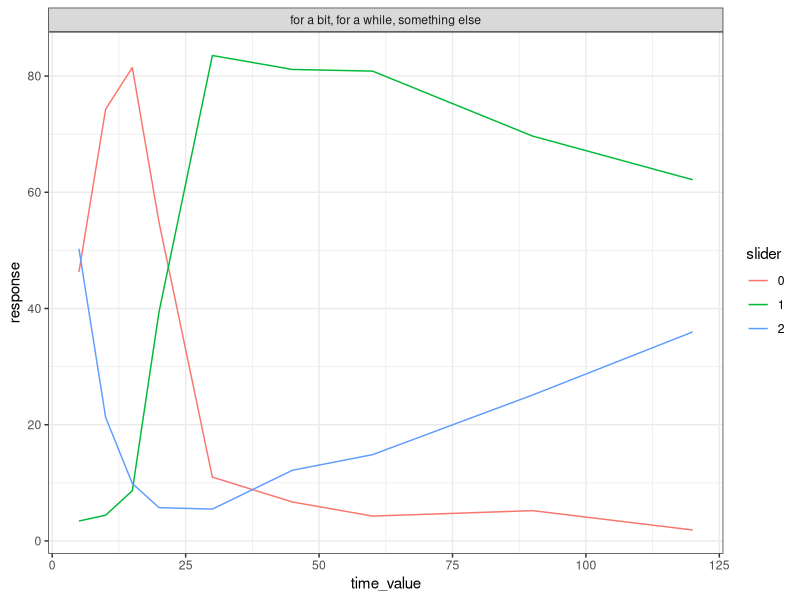
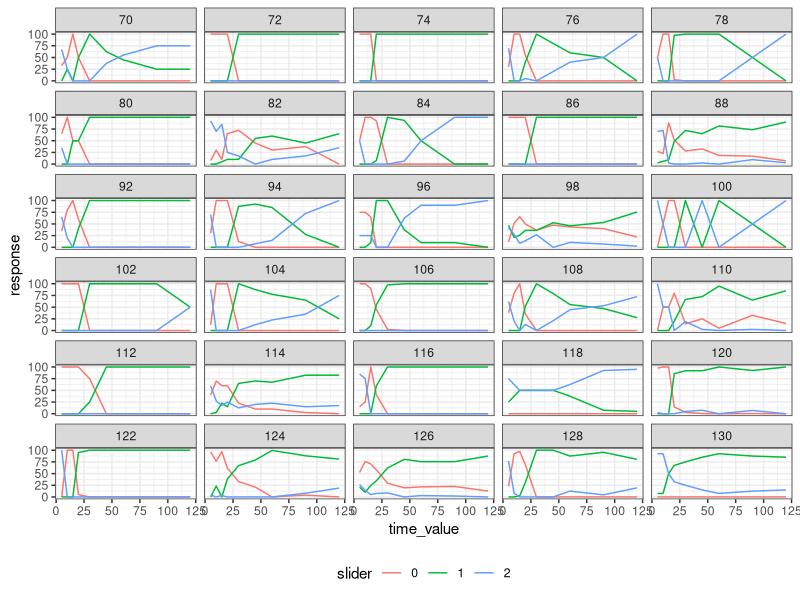

Here is the R script that generated these plots, in order:
## ---- chunk 1

library(tidyverse)
library(ggplot2)
theme_set(theme_bw())



## ---- chunk 2

data = read.csv("adaptation_experiment_trials_q-processed_while.csv")

## ---- chunk 3

data = data %>%
  mutate(scale = case_when(
    slider_0 == "I'll be here for a bit" ~ "for a bit, for a while, something else"
  ))

## ---- chunk 4

data_long = data %>% 
  dplyr::select(workerid, response_0, response_1, response_2, rt, slider_0, slider_1, slider_2, time_value, scale) %>% # Let's select only the fields we actually need
  tidyr::pivot_longer(cols=matches("response_|slider_"), 
                            names_to=c(".value", "slider"), 
                            names_pattern="(response_|slider_)(.)", 
                            values_drop_na=TRUE) %>%
  dplyr::rename(response = response_,
                utterance = slider_)

## ---- chunk 5

data_long %>% 
  #filter(!(workerid %in% c())) %>%
  dplyr::group_by(time_value, slider, scale) %>%
  dplyr::summarize(response = mean(response)) %>%
  ggplot(aes(x=time_value, y=response, col=slider)) + geom_line() + facet_wrap(~scale, ncol = 1) 
  theme(legend.position = "bottom")

## ---- chunk 6

data_long %>% 
  dplyr::group_by(workerid, time_value, slider, scale) %>%
  dplyr::summarize(response = mean(response)) %>%
  ggplot(aes(x=time_value, y=response, col=slider)) + geom_line() + facet_wrap(~workerid, ncol = 5) +
  theme(legend.position = "bottom")

